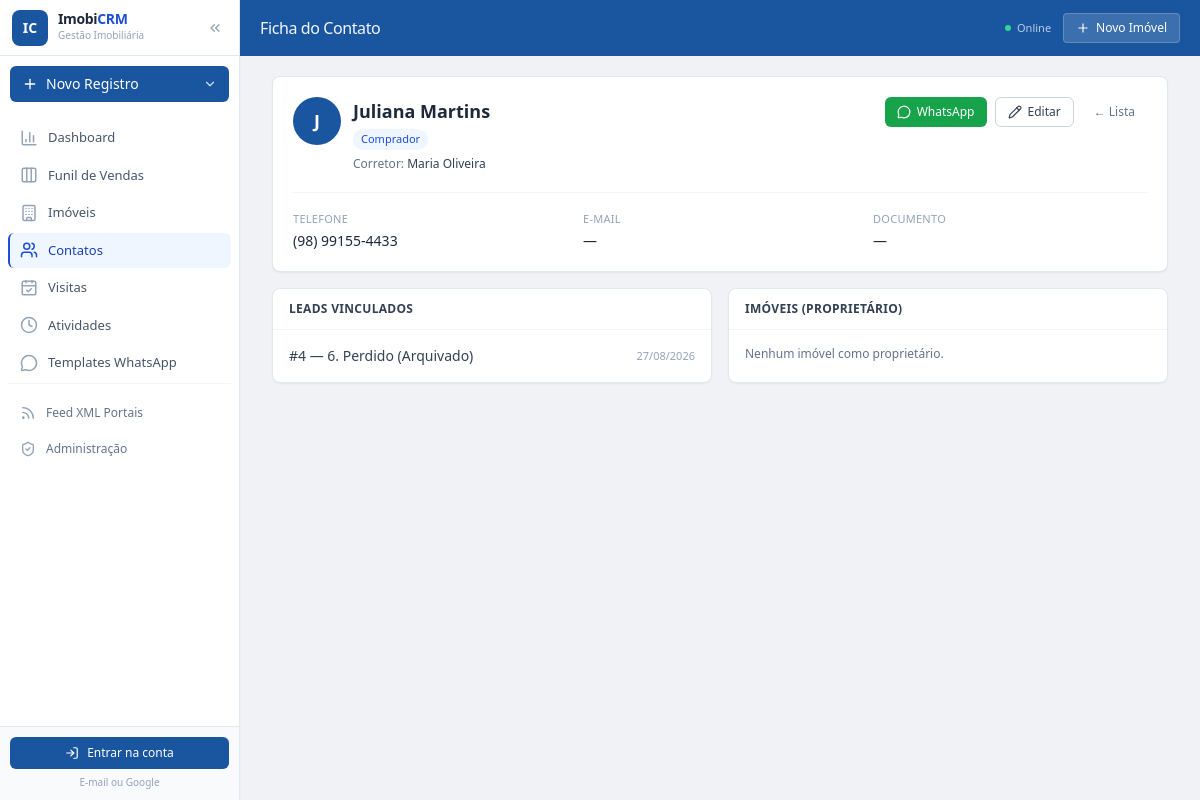
Before: /contatos/5/ with the older database file.
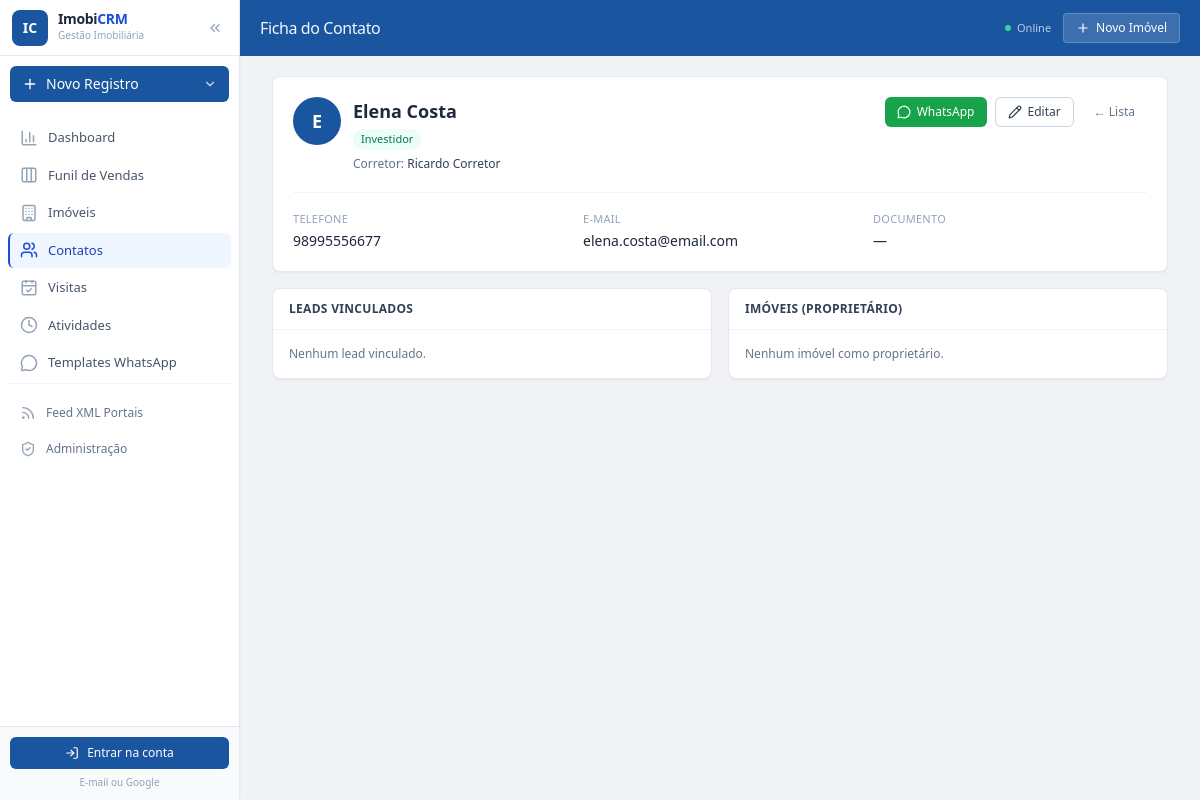
After: the same page with the newer database file.
### core/models/clients.py (models this page shows, shortened)
class Person(models.Model):
    CLIENT_TYPES = [
        ('buyer', 'Comprador'),
        ('renter', 'Inquilino'),
        ('owner', 'Proprietário'),
        ('investor', 'Investidor'),
        ('partner', 'Parceiro / Outro'),
    ]
    name = models.CharField(max_length=255, verbose_name='Nome Completo')
    email = models.EmailField(blank=True, null=True, verbose_name='E-mail')
    phone = models.CharField(max_length=50, verbose_name='Telefone / WhatsApp')
    secondary_phone = models.CharField(max_length=50, blank=True, null=True, verbose_name='Telefone Secundário')
    document = models.CharField(max_length=30, blank=True, null=True, verbose_name='CPF / CNPJ')
    client_type = models.CharField(max_length=20, choices=CLIENT_TYPES, default='buyer', verbose_name='Tipo de Contato')
    assigned_agent = models.ForeignKey(
        User, on_delete=models.SET_NULL, null=True, blank=True,
        related_name='assigned_clients', verbose_name='Corretor Responsável'
    )
    notes = models.TextField(blank=True, null=True, verbose_name='Observações Gerais')
    created_at = models.DateTimeField(auto_now_add=True, verbose_name='Criado em')
    updated_at = models.DateTimeField(auto_now=True, verbose_name='Atualizado em')
    class Meta:
        verbose_name = 'Contato / Cliente'
        verbose_name_plural = 'Contatos e Clientes'
        ordering = ['-created_at']

### core/models/leads.py (models this page shows, shortened)
class PropertyLead(models.Model):
    TRANSACTION_TYPES = [
        ('buy', 'Compra'),
        ('rent', 'Aluguel'),
        ('invest', 'Investimento'),
    ]
    PROPERTY_TYPES = [
        ('apartment', 'Apartamento'),
        ('house', 'Casa / Sobrado'),
        ('penthouse', 'Cobertura'),
        ('land', 'Terreno'),
        ('commercial', 'Comercial'),
        ('other', 'Outro'),
    ]
    STATUS_CHOICES = [
        ('open', 'Em Negociação'),
        ('won', 'Fechado (Ganho)'),
        ('lost', 'Perdido (Arquivado)'),
    ]
    ORIGIN_CHOICES = [
        ('instagram_ads', 'Instagram / Meta Ads'),
        ('portal_zap', 'Portal ZAP'),
        ('portal_vivareal', 'VivaReal'),
        ('portal_olx', 'OLX'),
        ('portal_chaves', 'Chaves na Mão'),
        ('whatsapp', 'WhatsApp Direto'),
        ('site', 'Site da Imobiliária'),
        ('referral', 'Indicação'),
        ('walk_in', 'Balcão / Telefone'),
        ('manual', 'Cadastro Manual'),
    ]
    title = models.CharField(max_length=255, verbose_name='Título do Negócio')
    client = models.ForeignKey(Person, related_name='leads', on_delete=models.CASCADE, verbose_name='Cliente')
    pipeline = models.ForeignKey(Pipeline, related_name='leads', on_delete=models.CASCADE, verbose_name='Funil')
    stage = models.ForeignKey(Stage, related_name='leads', on_delete=models.CASCADE, verbose_name='Etapa Atual')
    agent = models.ForeignKey(
        User, on_delete=models.SET_NULL, null=True, blank=True,
        related_name='leads', verbose_name='Corretor Responsável'
    )
    transaction_type = models.CharField(max_length=10, choices=TRANSACTION_TYPES, default='buy', verbose_name='Interesse')
    property_type = models.CharField(max_length=20, choices=PROPERTY_TYPES, default='apartment', verbose_name='Tipo de Imóvel')
    budget = models.DecimalField(max_digits=12, decimal_places=2, default=0.00, verbose_name='Orçamento / Valor Previsto (R$)')
    preferred_location = models.CharField(max_length=255, blank=True, null=True, verbose_name='Bairro / Região de Busca')
    interested_properties = models.ManyToManyField(
        Property, blank=True, related_name='interested_leads', verbose_name='Imóveis Vinculados / Ofertados'
    )
    origin = models.CharField(max_length=30, choices=ORIGIN_CHOICES, default='manual', verbose_name='Origem do Lead')
    status = models.CharField(max_length=10, choices=STATUS_CHOICES, default='open', verbose_name='Status do Negócio')
    lost_reason = models.CharField(max_length=255, blank=True, null=True, verbose_name='Motivo de Perda / Arquivamento')
    notes = models.TextField(blank=True, null=True, verbose_name='Anotações Rápidas')
    last_contact_at = models.DateTimeField(default=timezone.now, verbose_name='Último Contato Realizado')
    closed_at = models.DateTimeField(blank=True, null=True, verbose_name='Data de Fechamento / Perda')
    created_at = models.DateTimeField(auto_now_add=True, verbose_name='Criado em')
    updated_at = models.DateTimeField(auto_now=True, verbose_name='Atualizado em')
    class Meta:
        verbose_name = 'Lead Imobiliário'
        verbose_name_plural = 'Leads Imobiliários'
        ordering = ['-created_at']

class Stage(models.Model):
    STAGE_TYPES = [
        ('open', 'Em Aberto / Em Andamento'),
        ('won', 'Ganho / Fechado com Sucesso'),
        ('lost', 'Perdido / Arquivado'),
    ]
    pipeline = models.ForeignKey(Pipeline, related_name='stages', on_delete=models.CASCADE, verbose_name='Funil')
    name = models.CharField(max_length=100, verbose_name='Nome da Etapa')
    order = models.PositiveIntegerField(default=0, verbose_name='Ordem de Exibição')
    stage_type = models.CharField(max_length=10, choices=STAGE_TYPES, default='open', verbose_name='Tipo de Estágio')
    color = models.CharField(max_length=30, default='#6366f1', verbose_name='Cor de Destaque (Hex)')
    class Meta:
        ordering = ['order', 'id']
        verbose_name = 'Etapa do Funil (Stage)'
        verbose_name_plural = 'Etapas do Funil (Stages)'

### core/views.py (the view)
# urls.py: path('contatos/<int:pk>/', contact_detail_view, name='contact_detail'),
def contact_detail_view(request, pk):
    person = get_object_or_404(
        Person.objects.select_related('assigned_agent').prefetch_related('leads', 'owned_properties'),
        pk=pk
    )
    prefs = getattr(person, 'preferences', None)
    return render(request, 'contacts/detail.html', {
        'contact': person,
        'prefs': prefs,
        'leads': person.leads.select_related('stage', 'pipeline').all()[:20],
        'owned': person.owned_properties.all()[:20],
    })

### core/templates/contacts/detail.html (shortened to what the changed rows need)
{% extends 'base.html' %}
{% block header_title %}Ficha do Contato{% endblock %}
{% block content %}
<div class="max-w-4xl mx-auto space-y-4">
  <div class="bg-white border border-slate-200 rounded-lg shadow-sm p-5">
    <div class="flex flex-col sm:flex-row sm:items-start sm:justify-between gap-4">
      <div class="flex items-start gap-3">
        <div class="w-12 h-12 rounded-full bg-primary-900 text-white flex items-center justify-center font-semibold text-lg flex-shrink-0">
          {{ contact.name|slice:":1"|upper }}
        </div>
        <div>
          <h2 class="text-lg font-semibold text-slate-800">{{ contact.name }}</h2>
          <span class="inline-flex text-[11px] font-medium px-2 py-0.5 rounded-full mt-1
            {% if contact.client_type == 'buyer' %}bg-blue-50 text-blue-700
            {% elif contact.client_type == 'owner' %}bg-amber-50 text-amber-700
            {% elif contact.client_type == 'renter' %}bg-violet-50 text-violet-700
            {% elif contact.client_type == 'investor' %}bg-emerald-50 text-emerald-700
            {% else %}bg-slate-100 text-slate-600{% endif %}">
            {{ contact.get_client_type_display }}
          </span>
          {% if contact.assigned_agent %}
          <p class="text-xs text-slate-500 mt-1.5">
            Corretor: <span class="font-medium text-slate-700">{{ contact.assigned_agent.get_full_name|default:contact.assigned_agent.username }}</span>
          </p>
          {% endif %}
        </div>
      </div>
    </div>
    <div class="grid grid-cols-1 sm:grid-cols-3 gap-4 mt-5 pt-4 border-t border-slate-100 text-sm">
      <div>
        <p class="text-[11px] uppercase tracking-wide text-slate-400 font-medium">Telefone</p>
        <p class="text-slate-800 mt-0.5">{{ contact.phone }}</p>
      </div>
      <div>
        <p class="text-[11px] uppercase tracking-wide text-slate-400 font-medium">E-mail</p>
        <p class="text-slate-800 mt-0.5">{{ contact.email|default:"—" }}</p>
      </div>
      <div>
        <p class="text-[11px] uppercase tracking-wide text-slate-400 font-medium">Documento</p>
        <p class="text-slate-800 mt-0.5">{{ contact.document|default:"—" }}</p>
      </div>
    </div>
  </div>
  <div class="grid grid-cols-1 md:grid-cols-2 gap-4">
    <div class="bg-white border border-slate-200 rounded-lg shadow-sm">
      <div class="p-4">
        {% if leads %}
        <ul class="space-y-2">
          {% for lead in leads %}
          <li class="text-sm flex items-center justify-between gap-2">
            <span class="text-slate-700 truncate">#{{ lead.id }} — {{ lead.stage.name|default:"Sem estágio" }}</span>
            <span class="text-[11px] text-slate-400">{{ lead.created_at|date:"d/m/Y" }}</span>
          </li>
          {% endfor %}
        </ul>
        {% else %}
        <p class="text-xs text-slate-500">Nenhum lead vinculado.</p>
        {% endif %}
      </div>
    </div>
  </div>
</div>
{% endblock %}

Changed rows visible on the page:
removed PropertyLead: id "4", stage.name "6. Perdido (Arquivado)", created_at "27/08/2026"
changed Person: name "J" → "E"; name "Juliana Martins" → "Elena Costa"; client_type "Comprador" → "Investidor"; assigned_agent.get_full_name "Maria Oliveira" → "Ricardo Corretor"; phone "(98) 99155-4433" → "98995556677"; email "—" → "elena.costa@email.com"
Other visible differences:
text now shown: "Nenhum lead vinculado."
